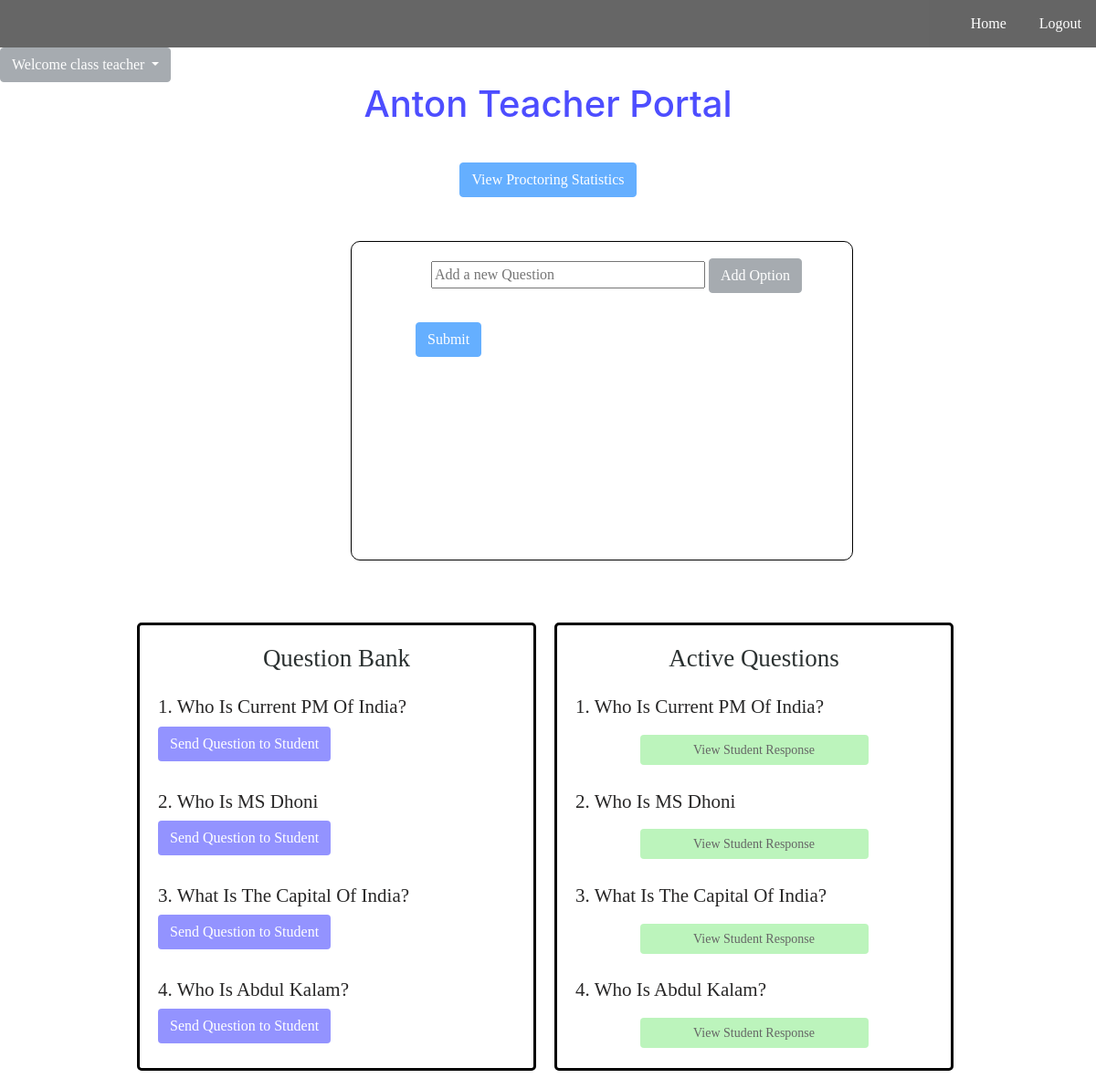
Page /teacher/dashboard/ (signed in) on the committed database.
### user/models.py (models this page shows, shortened)
class CustomUser(AbstractUser):
    phone_regex = RegexValidator(
        regex=r"^\+?1?\d{9,15}$",
        message="Phone number must be entered in the format: '+99999999'. Up to 15 digits allowed.",
    )
    email = models.EmailField(unique=True, blank=False)
    username = models.CharField(max_length=254, blank=True, null=True)
    user_type = models.CharField(
        max_length=20, choices=[(tag.value, tag.name) for tag in UserTypes]
    )
    phone_number = models.CharField(
        validators=[phone_regex], max_length=17, blank=True, null=True
    )
    gender = models.CharField(
        max_length=14, choices=[(tag.value, tag.name) for tag in GenderTypes]
    )
    age = models.PositiveIntegerField(blank=True, null=True)
    objects = CustomUserManager()
    EMAIL_FIELD = "email"
    USERNAME_FIELD = "email"
    REQUIRED_FIELDS = ['user_type', 'gender']

### question_answer/models.py (models this page shows, shortened)
class Question(models.Model):
    text = models.CharField(max_length=500)
    teacher = models.ForeignKey(User, on_delete=models.CASCADE)
    created = models.DateTimeField(auto_now_add=True)

class ActiveQuestion(models.Model):
    question = models.ForeignKey(Question, on_delete=models.CASCADE)
    created = models.DateTimeField(auto_now_add=True)

### teacher/views.py (the view)
# urls.py: path("dashboard/", student_required(DashboardView.as_view()), name="dashboard"),
class DashboardView(View):
    template_name = "teacher/dashboard.html"
    def get(self, request):
        questions = Question.objects.all()
        active_questions = ActiveQuestion.objects.all()
        tot_violations = Violation.objects.all()
        dict = {}
        for viol in tot_violations:
            dict[f"{viol.student.pk}"] = dict.get(f"{viol.student.pk}", 0) + 1
        print(dict)
        return render(request, self.template_name, {'teacher':request.user,'questions': questions, 'active': active_questions, 'violations': dict})

### teacher/templates/teacher/dashboard.html (shortened to what this page needs)
{% extends "base.html" %}
{% load static %}
{% load user_extras %}
{% block content %}
<html>
<link rel="stylesheet" href="https://stackpath.bootstrapcdn.com/font-awesome/4.7.0/css/font-awesome.min.css"
 />
<link rel="stylesheet" href="https://maxcdn.bootstrapcdn.com/bootstrap/4.0.0/css/bootstrap.min.css"
 />
</html>
<body>
  <ul style="margin-bottom: 0px; padding-bottom: 0px;">
    <li><a href={% url 'user:logout' %} style="float:right;padding-left:20px ;text-decoration : none"> Logout</a></li>
    <li><a href="/" style="float:right;padding-left:20px; text-decoration : none" >Home</a></li>
</ul>
<div class="dropdown" style="">
  <button class="btn btn-secondary dropdown-toggle" type="button" id="dropdownMenuButton" data-toggle="dropdown" aria-haspopup="true" aria-expanded="false">
    Welcome {{teacher.first_name}} {{teacher.last_name}}
  </button>
</div>
  <h1 id='heading'>Anton Teacher Portal</h1>
  <div style="display: flex; justify-content: center;">
  <button class='btn btn-primary proc-btn' style="margin-top: 2rem; text-align: center;" type="button" data-toggle="modal" data-target="#exampleModal">View Proctoring Statistics</button>
</div>
  <div id=outbox style="margin-left: 32%;">
    <center>
      <input type="text" required="" name="question" style="width: 300px;" id="question_id" autofocus="" placeholder="Add a new Question" />
      <button class='btn btn-secondary' type="button" id="option_id">Add Option</button>
    </center>
    <button class='btn btn-primary' style="margin-top: 2rem;" type="button" id="submit_id">Submit</button>
  </div>
  <div class="grid-container">
    <div class="grid-item">
      <h1 id='allq'>Question Bank</h1>
      {% for question in questions %}
      <h5 id='que' style="margin-top: 25px;">{{forloop.counter}}. {{question.text}}</h5>
      <button id='sendque' class="btn btn-ternery active_btn" data-datac="{{question.id}}" data-question="{{question.text}}">Send
        Question to
        Student</button><br>
      {% endfor %}
    </div>
    <div class="grid-item">
      <h1 id='allq'>Active Questions</h1>
      <div id="act_ques">
        {% for act in active %}
        <h5 id='que' style="margin-top: 25px;">{{forloop.counter}}. {{act.question.text}}</h5>
        <button class="btn resStudBtn" data-datac="{{act.id}}" data-question="{{act.question.text}}" style="width: 250px; font-size: 14px; background: lightgreen; color: black; border: none;" data-toggle="modal" data-target="#exampleModal1">
          View Student Response
        </button>
        {% endfor %}
      </div>
    </div>
  </div>
  {% endblock %}
  {% block javascript %}
  </body>
  {% endblock %}

### templates/base.html (shortened to what this page needs)
{% load static %}
<!DOCTYPE html>
<html lang="en">
  <head>
    <link rel="stylesheet" href="https://maxcdn.bootstrapcdn.com/bootstrap/4.0.0/css/bootstrap.min.css">
  </head>
  <body>
    {% block content %}
    {% endblock %}
    {% block javascript %}
    {% endblock %}
  </body>
</html>

### teacher/templates/teacher/dashboard.html (style rules this page uses)
#heading { color:#4d4dff; text-align: center; }
#outbox { background-color: rgb(255, 255, 255); padding: 18px; width: 550px; height: 350px; padding-left: 50px; border-radius: 10px; border: 1px solid black; margin: 3rem; }
#submit_id { margin-top: 5px; margin-left: 20px; }
.grid-container { display: grid; grid-template-columns: auto auto auto; background-color:transparent; padding: 20px; padding-left:150px ; }
.grid-item { background-color: white; border:solid 3px black; padding: 20px; margin-right: 20px; font-size: 30px; text-align: center; border-radius: 5px; }
#allq { color: rgb(43, 49, 49); font-size: 27px; }
#que { font-size: 21px; text-align: left; color: rgb(39, 38, 38); }
#sendque { float: left; }
* { font-family: 'Benne', serif; }
button { background-color:#4d4dff; color:white; opacity: 0.6; }
ul { list-style-type: none; margin: 0; padding: 0; overflow: hidden; opacity: 0.6; background-color:black; }
li a { display: block; color: white; text-align: center; padding: 14px 16px; text-decoration: none; border-radius: 2px; }
h5 { text-align: center; text-transform: capitalize; }

### rows in the picture
CustomUser: first_name "class", last_name "teacher"
Question: text "Who Is Current PM Of India?"
Question: text "Who Is MS Dhoni"
Question: text "What Is The Capital Of India?"
Question: text "Who Is Abdul Kalam?"
ActiveQuestion: question.text "Who Is Current PM Of India?"
ActiveQuestion: question.text "Who Is MS Dhoni"
ActiveQuestion: question.text "What Is The Capital Of India?"
ActiveQuestion: question.text "Who Is Abdul Kalam?"
